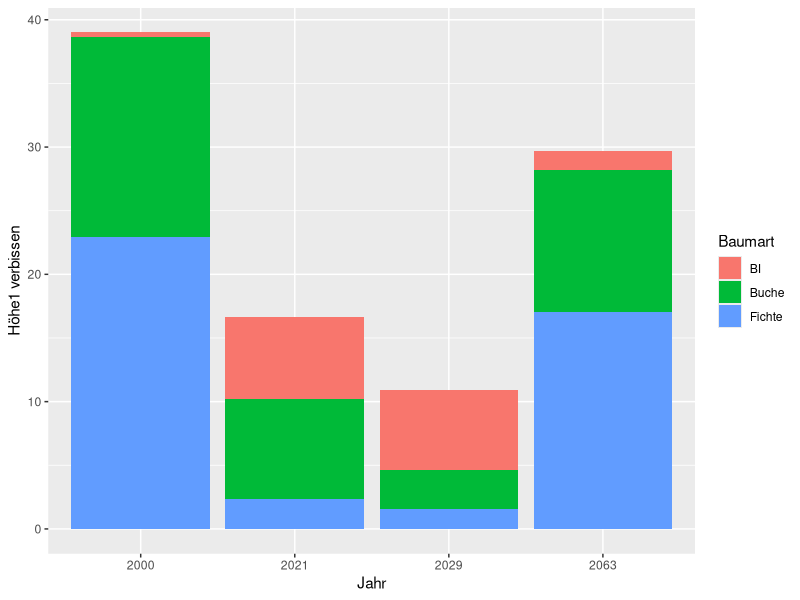

Write the R code that produced this figure.
#!/usr/bin/env Rscript

library(ggplot2)

# raw csv data
"SaSa eaten data RAW"
sasa_eaten_data_raw <- read.csv2("sasa_eaten.csv", sep=",", dec=".")
sr <- sasa_eaten_data_raw

"SaSa Eaten Data Synthetic"
syn_year <- c(rep(2000 , 3) , rep(2021 , 3) , rep(2029 , 3) , rep(2063 , 3) )
syn_year <- rep(as.integer(syn_year), 4)
syn_treekind <- rep(c("Buche" , "Fichte" , "BI") , 4)
syn_treekind <- rep(syn_treekind, 4)
syn_plot <- as.integer(c(rep(1, 12), rep(2, 12), rep(3,12), rep(4,12)))
syn_damage <- abs(rnorm(12 , 0 , 15))
syn_damage <- rep(syn_damage, 4)
synthetic <- data.frame(
  Jahr=syn_year,
  Plot=syn_plot,
  Baumart=syn_treekind,
  `Höhe1.verbissen`=syn_damage
)

# synthetic selection
"selection"
sr <- synthetic #uncomment to use made-up data
str(sr)

# sas raw data internal labled
"internal labeling"
srl <- data.frame(
  year=sr$Jahr,
  "plot"=sr$Plot,
  treekind=sr$Baumart,
  damage=sr$`Höhe1.verbissen`
)
#str(srl)

# raw typing
"SaSa eaten data after Typing"
sasa_eaten_data_typed <- data.frame(
  year=as.factor(srl$year),
  "plot"=srl$"plot",
  treekind=srl$treekind,
  damage=srl$damage
)
st <- sasa_eaten_data_typed
str(st)
#st
## calculations
st <- subset(st, plot==2)

## output preparation

# Stacked
p <- ggplot(st, aes(x=year, fill=treekind, y=damage)) +
    geom_bar(position="stack", stat="identity") +
    labs(x = 'Jahr', y = 'Höhe1 verbissen', fill = 'Baumart')
    #geom_col(position="dodge")
    #geom_col()
ggsave("out.png", plot = p, dpi=100)
